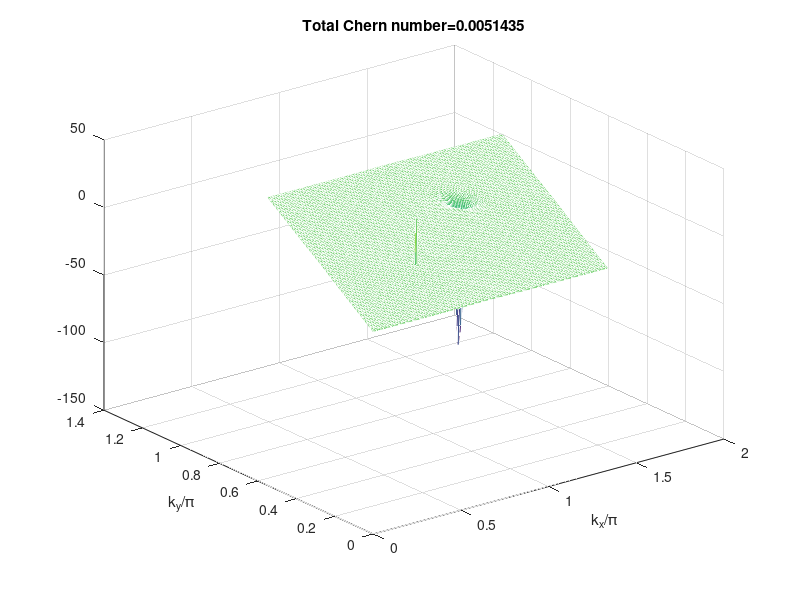
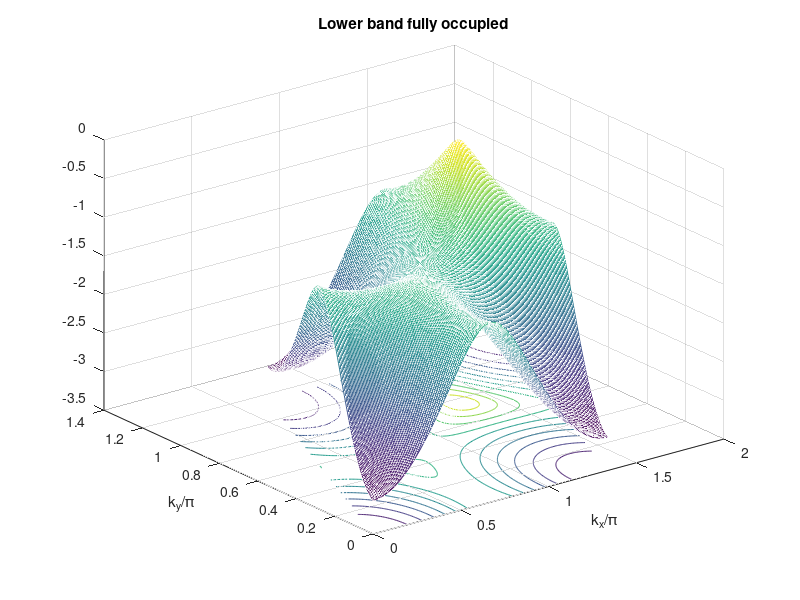

Reproduce these figures in MATLAB, in order.


phi=3*pi/2;
t1=1;
t2=.1;
M=t2*3*sqrt(3)*sin(phi)-.1;


%nearest neighbor vectors
a1=[1/2 sqrt(3)/2];
a2=[-1 0];
a3=[1/2 -sqrt(3)/2];

%next nearest neighbor set
b1=a2-a3;
b2=a3-a1;
b3=a1-a2;

%reciprocal lattice vectors
c1=[4*pi/3 0];
c2=[2*pi/3 2*pi/sqrt(3)];

%reciprocal vector coefficients defining the unit cell
dlt=0.005;
u10=0:dlt:1;
u20=u10;

[u1, u2]=meshgrid(u10,u20);

kx=u1*c1(1)+u2*c2(1);
ky=u1*c1(2)+u2*c2(2);

lowerband=zeros(size(kx));
upperband=zeros(size(kx));
berrycurve=zeros(size(kx));

h=0.0001;

for xcnt=1:length(u10);
    
    for ycnt=1:length(u20);
        
        k= [kx(xcnt,ycnt); ky(xcnt,ycnt)];
        
        cosasum=cos(a1*k)+cos(a2*k)+cos(a3*k);
        sinasum=sin(a1*k)+sin(a2*k)+sin(a3*k);
        
        cosbsum=cos(b1*k)+cos(b2*k)+cos(b3*k);
        sinbsum=sin(b1*k)+sin(b2*k)+sin(b3*k);
        
        H=zeros(2);
        H(1,1)=M+2*t2*cos(phi)*cosbsum-2*t2*sin(phi)*sinbsum;
        H(2,2)=-M+2*t2*cos(phi)*cosbsum+2*t2*sin(phi)*sinbsum;
        H(1,2)=t1*(cosasum-1i*sinasum);
        H(2,1)=conj(H(1,2));
        
        [v0,d0]=eig(H);
        
        u0=v0(:,1);
        u0=conj(u0(2))/abs(u0(2))*u0;
        
        lowerband(xcnt,ycnt)=min(min(d0));
        upperband(xcnt,ycnt)=max(max(d0));
        
        %%%%%%%% x direction
        
        kxx=k+[h; 0];
        
        cosasum=cos(a1*kxx)+cos(a2*kxx)+cos(a3*kxx);
        sinasum=sin(a1*kxx)+sin(a2*kxx)+sin(a3*kxx);
        
        cosbsum=cos(b1*kxx)+cos(b2*kxx)+cos(b3*kxx);
        sinbsum=sin(b1*kxx)+sin(b2*kxx)+sin(b3*kxx);
        
        
        H=zeros(2);
        H(1,1)=M+2*t2*cos(phi)*cosbsum-2*t2*sin(phi)*sinbsum;
        H(2,2)=-M+2*t2*cos(phi)*cosbsum+2*t2*sin(phi)*sinbsum;
        H(1,2)=t1*(cosasum-1i*sinasum);
        H(2,1)=conj(H(1,2));
        
        
        [vx,dx]=eig(H);
        
        ux=vx(:,1);
        ux=conj(ux(2))/abs(ux(2))*ux;
        if xcnt ==140 && ycnt == 140
            disp('ux=')
            disp(ux)
        end
        
        %%%%%%%% y direction
        
        kyy=k+[0; h];
        
        
        cosasum=cos(a1*kyy)+cos(a2*kyy)+cos(a3*kyy);
        sinasum=sin(a1*kyy)+sin(a2*kyy)+sin(a3*kyy);
        
        cosbsum=cos(b1*kyy)+cos(b2*kyy)+cos(b3*kyy);
        sinbsum=sin(b1*kyy)+sin(b2*kyy)+sin(b3*kyy);
        
        
        H=zeros(2);
        H(1,1)=M+2*t2*cos(phi)*cosbsum-2*t2*sin(phi)*sinbsum;
        H(2,2)=-M+2*t2*cos(phi)*cosbsum+2*t2*sin(phi)*sinbsum;
        H(1,2)=t1*(cosasum-1i*sinasum);
        H(2,1)=conj(H(1,2));
        
        
        
        [vy,dy]=eig(H);
        
        uy=vy(:,1);
        uy=conj(uy(2))/abs(uy(2))*uy;
        
        if xcnt ==140 && ycnt == 140
            disp('uy=')
            disp(uy)
        end
        
        %%%%%%%  derivatives
        
        xder=(ux-u0)/h;
        yder=(uy-u0)/h;
        
        if xcnt ==140 && ycnt == 140
            disp('xder=')
            disp(xder)
        end
        if xcnt ==140 && ycnt == 140
            disp('yder=')
            disp(yder)
            disp('u0=')
            disp(u0)
        end
        
        berrycurve(xcnt,ycnt)=-1i*(xder'*yder-yder'*xder);
        
    end;
    
end;

figure(1);clf;
mesh(kx/pi,ky/pi,berrycurve);
        
sumchern=sum(sum(berrycurve(1:length(berrycurve)-1,1:length(berrycurve)-1)))*dlt^2*(4*pi/3)^2*sin(pi/3)/2/pi

title(strcat('Total Chern number=',num2str(sumchern)));
xlabel('k_x/\pi')
ylabel('k_y/\pi')
        
figure(2);clf
 meshc(kx/pi,ky/pi,lowerband);
 title('Lower band fully occupied');
xlabel('k_x/\pi')
ylabel('k_y/\pi')

